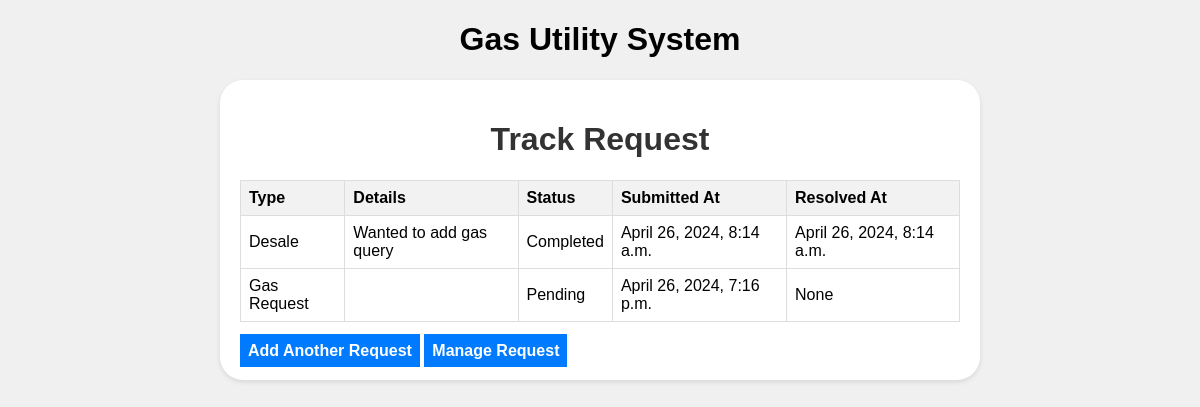
The page / on the database its author committed.
### gas_utility/models.py (models this page shows)
class ServiceRequest(models.Model):
    STATUS_CHOICES = (
        ('Pending', 'Pending'),
        ('In Progress', 'In Progress'),
        ('Completed', 'Completed'),
    )
    type = models.CharField(max_length=100)
    details = models.TextField()
    attachment = models.FileField(upload_to='attachments/')
    status = models.CharField(max_length=20, choices=STATUS_CHOICES, default='Pending')
    created_at = models.DateTimeField(auto_now_add=True)
    resolved_at = models.DateTimeField(null=True, blank=True)

### gas_utility/views.py (the view)
# urls.py: path('', views.track_request, name='track_request'),
def track_request(request):
    service_requests = ServiceRequest.objects.all()
    return render(request, 'track_request.html', {'service_requests': service_requests})

### gas_utility/templates/track_request.html (shortened to what this page needs)
{% load static %}
<!DOCTYPE html>
<html lang="en">
<head>
    <link rel="stylesheet" type="text/css" href="{% static 'styles.css' %}">
</head>
<body>
    <h1 class="vi" align="center">Gas Utility System</h1>
    <form>
    <h1 align="center">Track Request</h1>
    <table>
        <thead>
            <tr>
                <th>Type</th>
                <th>Details</th>
                <th>Status</th>
                <th>Submitted At</th>
                <th>Resolved At</th>
            </tr>
        </thead>
        <tbody>
            {% for request in service_requests %}
            <tr>
                <td>{{ request.type }}</td>
                <td>{{ request.details }}</td>
                <td>{{ request.status }}</td>
                <td>{{ request.created_at }}</td>
                <td>{{ request.resolved_at }}</td>
            </tr>
            {% endfor %}
        </tbody>
    </table>
    <a href="/submit" class="btn btn-primary border-inner  anchor">Add Another Request</a>
        <a href="/manage" class="btn btn-primary border-inner  anchor">Manage Request</a>
    </form>
</body>
</html>

### gas_utility/static/styles.css (style rules this page uses)
.vi { color: black !important; }
h1.vi { color: black !important; }
body { font-family: Arial, sans-serif; background-color: #f0f0f0; }
h1 { color: #333; }
form { max-width: 720px; margin: 0 auto; padding: 20px; background-color: #fff; border-radius: 23px; box-shadow: 0 2px 5px rgba(0, 0, 0, 0.1); }
table { width: 100%; border-collapse: collapse; margin-bottom: 20px; }
th, td { border: 1px solid #ddd; padding: 8px; text-align: left; }
th { background-color: #f2f2f2; }
.btn { font-family: 'Oswald', sans-serif; font-weight: 600; transition: .5s; }
.btn-primary { color: #931818; }
.anchor { text-decoration: none; color: white; background-color: #007bff; padding: 8px; }

### rows shown on the page
ServiceRequest: type "Desale", details "Wanted to add gas query", status "Completed", created_at "April 26, 2024, 8:14 a.m.", resolved_at "April 26, 2024, 8:14 a.m."
ServiceRequest: type "Gas Request", status "Pending", created_at "April 26, 2024, 7:16 p.m.", resolved_at "None"
